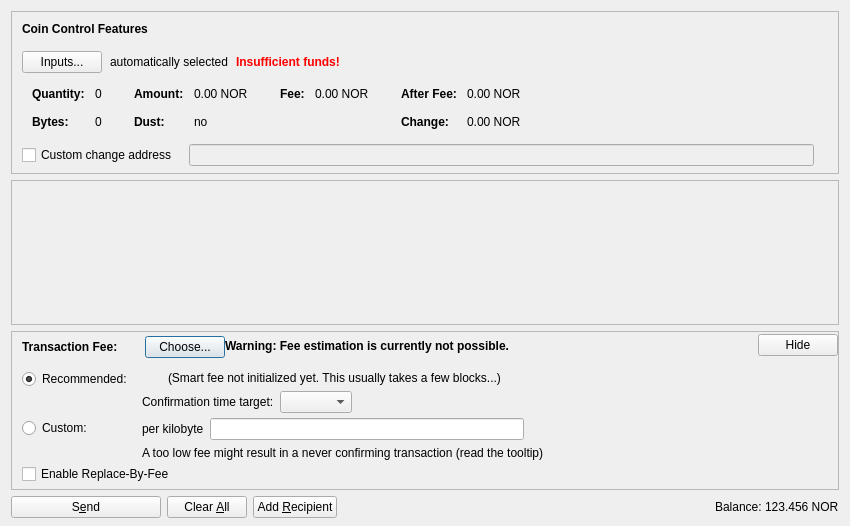
<?xml version="1.0" encoding="UTF-8"?>
<ui version="4.0">
 <class>SendCoinsDialog</class>
 <widget class="QDialog" name="SendCoinsDialog">
  <property name="geometry">
   <rect>
    <x>0</x>
    <y>0</y>
    <width>850</width>
    <height>526</height>
   </rect>
  </property>
  <property name="windowTitle">
   <string>Send Coins</string>
  </property>
  <layout class="QVBoxLayout" name="verticalLayout" stretch="0,1,0,0">
   <property name="bottomMargin">
    <number>8</number>
   </property>
   <item>
    <widget class="QFrame" name="frameCoinControl">
     <property name="sizePolicy">
      <sizepolicy hsizetype="Expanding" vsizetype="Expanding">
       <horstretch>0</horstretch>
       <verstretch>0</verstretch>
      </sizepolicy>
     </property>
     <property name="maximumSize">
      <size>
       <width>16777215</width>
       <height>16777215</height>
      </size>
     </property>
     <property name="frameShape">
      <enum>QFrame::StyledPanel</enum>
     </property>
     <property name="frameShadow">
      <enum>QFrame::Sunken</enum>
     </property>
     <layout class="QVBoxLayout" name="verticalLayoutCoinControl2">
      <property name="spacing">
       <number>0</number>
      </property>
      <property name="leftMargin">
       <number>0</number>
      </property>
      <property name="topMargin">
       <number>0</number>
      </property>
      <property name="rightMargin">
       <number>0</number>
      </property>
      <property name="bottomMargin">
       <number>6</number>
      </property>
      <item>
       <layout class="QVBoxLayout" name="verticalLayoutCoinControl" stretch="0,0,0,0,1">
        <property name="spacing">
         <number>0</number>
        </property>
        <property name="leftMargin">
         <number>10</number>
        </property>
        <property name="topMargin">
         <number>10</number>
        </property>
        <item>
         <layout class="QHBoxLayout" name="horizontalLayoutCoinControl1">
          <property name="bottomMargin">
           <number>15</number>
          </property>
          <item>
           <widget class="QLabel" name="labelCoinControlFeatures">
            <property name="sizePolicy">
             <sizepolicy hsizetype="Preferred" vsizetype="Maximum">
              <horstretch>0</horstretch>
              <verstretch>0</verstretch>
             </sizepolicy>
            </property>
            <property name="font">
             <font>
              <weight>75</weight>
              <bold>true</bold>
             </font>
            </property>
            <property name="styleSheet">
             <string notr="true">font-weight:bold;</string>
            </property>
            <property name="text">
             <string>Coin Control Features</string>
            </property>
           </widget>
          </item>
         </layout>
        </item>
        <item>
         <layout class="QHBoxLayout" name="horizontalLayoutCoinControl2" stretch="0,0,0,0">
          <property name="spacing">
           <number>8</number>
          </property>
          <property name="bottomMargin">
           <number>10</number>
          </property>
          <item>
           <widget class="QPushButton" name="pushButtonCoinControl">
            <property name="styleSheet">
             <string notr="true"/>
            </property>
            <property name="text">
             <string>Inputs...</string>
            </property>
            <property name="autoDefault">
             <bool>false</bool>
            </property>
           </widget>
          </item>
          <item>
           <widget class="QLabel" name="labelCoinControlAutomaticallySelected">
            <property name="text">
             <string>automatically selected</string>
            </property>
            <property name="margin">
             <number>5</number>
            </property>
           </widget>
          </item>
          <item>
           <widget class="QLabel" name="labelCoinControlInsuffFunds">
            <property name="font">
             <font>
              <weight>75</weight>
              <bold>true</bold>
             </font>
            </property>
            <property name="styleSheet">
             <string notr="true">color:red;font-weight:bold;</string>
            </property>
            <property name="text">
             <string>Insufficient funds!</string>
            </property>
            <property name="margin">
             <number>5</number>
            </property>
           </widget>
          </item>
          <item>
           <spacer name="horizontalSpacerCoinControl">
            <property name="orientation">
             <enum>Qt::Horizontal</enum>
            </property>
            <property name="sizeHint" stdset="0">
             <size>
              <width>40</width>
              <height>1</height>
             </size>
            </property>
           </spacer>
          </item>
         </layout>
        </item>
        <item>
         <widget class="QWidget" name="widgetCoinControl" native="true">
          <property name="sizePolicy">
           <sizepolicy hsizetype="Preferred" vsizetype="Preferred">
            <horstretch>0</horstretch>
            <verstretch>0</verstretch>
           </sizepolicy>
          </property>
          <property name="minimumSize">
           <size>
            <width>0</width>
            <height>0</height>
           </size>
          </property>
          <property name="styleSheet">
           <string notr="true"/>
          </property>
          <layout class="QHBoxLayout" name="horizontalLayoutCoinControl5">
           <property name="leftMargin">
            <number>0</number>
           </property>
           <property name="topMargin">
            <number>0</number>
           </property>
           <property name="rightMargin">
            <number>0</number>
           </property>
           <property name="bottomMargin">
            <number>0</number>
           </property>
           <item>
            <layout class="QHBoxLayout" name="horizontalLayoutCoinControl3" stretch="0,0,0,1">
             <property name="spacing">
              <number>20</number>
             </property>
             <property name="topMargin">
              <number>0</number>
             </property>
             <property name="bottomMargin">
              <number>10</number>
             </property>
             <item>
              <layout class="QFormLayout" name="formLayoutCoinControl1">
               <property name="horizontalSpacing">
                <number>10</number>
               </property>
               <property name="verticalSpacing">
                <number>14</number>
               </property>
               <property name="leftMargin">
                <number>10</number>
               </property>
               <property name="topMargin">
                <number>4</number>
               </property>
               <property name="rightMargin">
                <number>6</number>
               </property>
               <item row="0" column="0">
                <widget class="QLabel" name="labelCoinControlQuantityText">
                 <property name="font">
                  <font>
                   <weight>75</weight>
                   <bold>true</bold>
                  </font>
                 </property>
                 <property name="text">
                  <string>Quantity:</string>
                 </property>
                 <property name="margin">
                  <number>0</number>
                 </property>
                </widget>
               </item>
               <item row="0" column="1">
                <widget class="QLabel" name="labelCoinControlQuantity">
                 <property name="cursor">
                  <cursorShape>IBeamCursor</cursorShape>
                 </property>
                 <property name="contextMenuPolicy">
                  <enum>Qt::ActionsContextMenu</enum>
                 </property>
                 <property name="text">
                  <string notr="true">0</string>
                 </property>
                 <property name="margin">
                  <number>0</number>
                 </property>
                 <property name="textInteractionFlags">
                  <set>Qt::LinksAccessibleByMouse|Qt::TextSelectableByKeyboard|Qt::TextSelectableByMouse</set>
                 </property>
                </widget>
               </item>
               <item row="1" column="0">
                <widget class="QLabel" name="labelCoinControlBytesText">
                 <property name="font">
                  <font>
                   <weight>75</weight>
                   <bold>true</bold>
                  </font>
                 </property>
                 <property name="text">
                  <string>Bytes:</string>
                 </property>
                </widget>
               </item>
               <item row="1" column="1">
                <widget class="QLabel" name="labelCoinControlBytes">
                 <property name="cursor">
                  <cursorShape>IBeamCursor</cursorShape>
                 </property>
                 <property name="contextMenuPolicy">
                  <enum>Qt::ActionsContextMenu</enum>
                 </property>
                 <property name="text">
                  <string notr="true">0</string>
                 </property>
                 <property name="textInteractionFlags">
                  <set>Qt::LinksAccessibleByMouse|Qt::TextSelectableByKeyboard|Qt::TextSelectableByMouse</set>
                 </property>
                </widget>
               </item>
              </layout>
             </item>
             <item>
              <layout class="QFormLayout" name="formLayoutCoinControl2">
               <property name="horizontalSpacing">
                <number>10</number>
               </property>
               <property name="verticalSpacing">
                <number>14</number>
               </property>
               <property name="leftMargin">
                <number>6</number>
               </property>
               <property name="topMargin">
                <number>4</number>
               </property>
               <property name="rightMargin">
                <number>6</number>
               </property>
               <item row="0" column="0">
                <widget class="QLabel" name="labelCoinControlAmountText">
                 <property name="font">
                  <font>
                   <weight>75</weight>
                   <bold>true</bold>
                  </font>
                 </property>
                 <property name="text">
                  <string>Amount:</string>
                 </property>
                 <property name="margin">
                  <number>0</number>
                 </property>
                </widget>
               </item>
               <item row="0" column="1">
                <widget class="QLabel" name="labelCoinControlAmount">
                 <property name="cursor">
                  <cursorShape>IBeamCursor</cursorShape>
                 </property>
                 <property name="contextMenuPolicy">
                  <enum>Qt::ActionsContextMenu</enum>
                 </property>
                 <property name="text">
                  <string notr="true">0.00 NOR</string>
                 </property>
                 <property name="textInteractionFlags">
                  <set>Qt::LinksAccessibleByMouse|Qt::TextSelectableByKeyboard|Qt::TextSelectableByMouse</set>
                 </property>
                </widget>
               </item>
               <item row="1" column="0">
                <widget class="QLabel" name="labelCoinControlLowOutputText">
                 <property name="font">
                  <font>
                   <weight>75</weight>
                   <bold>true</bold>
                  </font>
                 </property>
                 <property name="text">
                  <string>Dust:</string>
                 </property>
                </widget>
               </item>
               <item row="1" column="1">
                <widget class="QLabel" name="labelCoinControlLowOutput">
                 <property name="cursor">
                  <cursorShape>IBeamCursor</cursorShape>
                 </property>
                 <property name="contextMenuPolicy">
                  <enum>Qt::ActionsContextMenu</enum>
                 </property>
                 <property name="text">
                  <string notr="true">no</string>
                 </property>
                 <property name="textInteractionFlags">
                  <set>Qt::LinksAccessibleByMouse|Qt::TextSelectableByKeyboard|Qt::TextSelectableByMouse</set>
                 </property>
                </widget>
               </item>
              </layout>
             </item>
             <item>
              <layout class="QFormLayout" name="formLayoutCoinControl3">
               <property name="horizontalSpacing">
                <number>10</number>
               </property>
               <property name="verticalSpacing">
                <number>14</number>
               </property>
               <property name="leftMargin">
                <number>6</number>
               </property>
               <property name="topMargin">
                <number>4</number>
               </property>
               <property name="rightMargin">
                <number>6</number>
               </property>
               <item row="0" column="0">
                <widget class="QLabel" name="labelCoinControlFeeText">
                 <property name="font">
                  <font>
                   <weight>75</weight>
                   <bold>true</bold>
                  </font>
                 </property>
                 <property name="text">
                  <string>Fee:</string>
                 </property>
                 <property name="margin">
                  <number>0</number>
                 </property>
                </widget>
               </item>
               <item row="0" column="1">
                <widget class="QLabel" name="labelCoinControlFee">
                 <property name="cursor">
                  <cursorShape>IBeamCursor</cursorShape>
                 </property>
                 <property name="contextMenuPolicy">
                  <enum>Qt::ActionsContextMenu</enum>
                 </property>
                 <property name="text">
                  <string notr="true">0.00 NOR</string>
                 </property>
                 <property name="textInteractionFlags">
                  <set>Qt::LinksAccessibleByMouse|Qt::TextSelectableByKeyboard|Qt::TextSelectableByMouse</set>
                 </property>
                </widget>
               </item>
              </layout>
             </item>
             <item>
              <layout class="QFormLayout" name="formLayoutCoinControl4">
               <property name="horizontalSpacing">
                <number>10</number>
               </property>
               <property name="verticalSpacing">
                <number>14</number>
               </property>
               <property name="leftMargin">
                <number>6</number>
               </property>
               <property name="topMargin">
                <number>4</number>
               </property>
               <property name="rightMargin">
                <number>6</number>
               </property>
               <item row="0" column="0">
                <widget class="QLabel" name="labelCoinControlAfterFeeText">
                 <property name="font">
                  <font>
                   <weight>75</weight>
                   <bold>true</bold>
                  </font>
                 </property>
                 <property name="text">
                  <string>After Fee:</string>
                 </property>
                 <property name="margin">
                  <number>0</number>
                 </property>
                </widget>
               </item>
               <item row="0" column="1">
                <widget class="QLabel" name="labelCoinControlAfterFee">
                 <property name="cursor">
                  <cursorShape>IBeamCursor</cursorShape>
                 </property>
                 <property name="contextMenuPolicy">
                  <enum>Qt::ActionsContextMenu</enum>
                 </property>
                 <property name="text">
                  <string notr="true">0.00 NOR</string>
                 </property>
                 <property name="textInteractionFlags">
                  <set>Qt::LinksAccessibleByMouse|Qt::TextSelectableByKeyboard|Qt::TextSelectableByMouse</set>
                 </property>
                </widget>
               </item>
               <item row="1" column="0">
                <widget class="QLabel" name="labelCoinControlChangeText">
                 <property name="font">
                  <font>
                   <weight>75</weight>
                   <bold>true</bold>
                  </font>
                 </property>
                 <property name="text">
                  <string>Change:</string>
                 </property>
                </widget>
               </item>
               <item row="1" column="1">
                <widget class="QLabel" name="labelCoinControlChange">
                 <property name="cursor">
                  <cursorShape>IBeamCursor</cursorShape>
                 </property>
                 <property name="contextMenuPolicy">
                  <enum>Qt::ActionsContextMenu</enum>
                 </property>
                 <property name="text">
                  <string notr="true">0.00 NOR</string>
                 </property>
                 <property name="textInteractionFlags">
                  <set>Qt::LinksAccessibleByMouse|Qt::TextSelectableByKeyboard|Qt::TextSelectableByMouse</set>
                 </property>
                </widget>
               </item>
              </layout>
             </item>
            </layout>
           </item>
          </layout>
         </widget>
        </item>
        <item>
         <layout class="QHBoxLayout" name="horizontalLayoutCoinControl4" stretch="0,0,0">
          <property name="spacing">
           <number>12</number>
          </property>
          <property name="sizeConstraint">
           <enum>QLayout::SetDefaultConstraint</enum>
          </property>
          <property name="topMargin">
           <number>5</number>
          </property>
          <property name="rightMargin">
           <number>5</number>
          </property>
          <item>
           <widget class="QCheckBox" name="checkBoxCoinControlChange">
            <property name="toolTip">
             <string>If this is activated, but the change address is empty or invalid, change will be sent to a newly generated address.</string>
            </property>
            <property name="text">
             <string>Custom change address</string>
            </property>
           </widget>
          </item>
          <item>
           <widget class="QValidatedLineEdit" name="lineEditCoinControlChange">
            <property name="enabled">
             <bool>false</bool>
            </property>
            <property name="sizePolicy">
             <sizepolicy hsizetype="Expanding" vsizetype="Fixed">
              <horstretch>0</horstretch>
              <verstretch>0</verstretch>
             </sizepolicy>
            </property>
           </widget>
          </item>
          <item>
           <widget class="QLabel" name="labelCoinControlChangeLabel">
            <property name="sizePolicy">
             <sizepolicy hsizetype="Preferred" vsizetype="Expanding">
              <horstretch>0</horstretch>
              <verstretch>0</verstretch>
             </sizepolicy>
            </property>
            <property name="minimumSize">
             <size>
              <width>0</width>
              <height>0</height>
             </size>
            </property>
            <property name="text">
             <string/>
            </property>
            <property name="margin">
             <number>3</number>
            </property>
           </widget>
          </item>
         </layout>
        </item>
        <item>
         <spacer name="verticalSpacerCoinControl">
          <property name="orientation">
           <enum>Qt::Vertical</enum>
          </property>
          <property name="sizeHint" stdset="0">
           <size>
            <width>800</width>
            <height>1</height>
           </size>
          </property>
         </spacer>
        </item>
       </layout>
      </item>
     </layout>
    </widget>
   </item>
   <item>
    <widget class="QScrollArea" name="scrollArea">
     <property name="widgetResizable">
      <bool>true</bool>
     </property>
     <widget class="QWidget" name="scrollAreaWidgetContents">
      <property name="geometry">
       <rect>
        <x>0</x>
        <y>0</y>
        <width>830</width>
        <height>104</height>
       </rect>
      </property>
      <layout class="QVBoxLayout" name="verticalLayout_2" stretch="0,1">
       <property name="leftMargin">
        <number>0</number>
       </property>
       <property name="topMargin">
        <number>0</number>
       </property>
       <property name="rightMargin">
        <number>0</number>
       </property>
       <property name="bottomMargin">
        <number>0</number>
       </property>
       <item>
        <layout class="QVBoxLayout" name="entries">
         <property name="spacing">
          <number>6</number>
         </property>
        </layout>
       </item>
       <item>
        <spacer name="verticalSpacer">
         <property name="orientation">
          <enum>Qt::Vertical</enum>
         </property>
         <property name="sizeHint" stdset="0">
          <size>
           <width>20</width>
           <height>40</height>
          </size>
         </property>
        </spacer>
       </item>
      </layout>
     </widget>
    </widget>
   </item>
   <item>
    <widget class="QFrame" name="frameFee">
     <property name="sizePolicy">
      <sizepolicy hsizetype="Expanding" vsizetype="Expanding">
       <horstretch>0</horstretch>
       <verstretch>0</verstretch>
      </sizepolicy>
     </property>
     <property name="maximumSize">
      <size>
       <width>16777215</width>
       <height>16777215</height>
      </size>
     </property>
     <property name="frameShape">
      <enum>QFrame::StyledPanel</enum>
     </property>
     <property name="frameShadow">
      <enum>QFrame::Sunken</enum>
     </property>
     <layout class="QVBoxLayout" name="verticalLayoutFee1">
      <property name="spacing">
       <number>0</number>
      </property>
      <property name="leftMargin">
       <number>0</number>
      </property>
      <property name="topMargin">
       <number>0</number>
      </property>
      <property name="rightMargin">
       <number>0</number>
      </property>
      <property name="bottomMargin">
       <number>0</number>
      </property>
      <item>
       <layout class="QVBoxLayout" name="verticalLayoutFee2" stretch="0,0,0">
        <property name="spacing">
         <number>0</number>
        </property>
        <property name="leftMargin">
         <number>10</number>
        </property>
        <property name="topMargin">
         <number>0</number>
        </property>
        <item>
         <layout class="QHBoxLayout" name="horizontalLayoutFee1">
          <property name="bottomMargin">
           <number>0</number>
          </property>
          <item>
           <layout class="QVBoxLayout" name="verticalLayoutFee7">
            <property name="spacing">
             <number>0</number>
            </property>
            <item>
             <spacer name="verticalSpacerSmartFee">
              <property name="orientation">
               <enum>Qt::Vertical</enum>
              </property>
              <property name="sizeType">
               <enum>QSizePolicy::Fixed</enum>
              </property>
              <property name="sizeHint" stdset="0">
               <size>
                <width>1</width>
                <height>4</height>
               </size>
              </property>
             </spacer>
            </item>
            <item>
             <layout class="QHBoxLayout" name="horizontalLayoutSmartFee">
              <property name="spacing">
               <number>10</number>
              </property>
              <item>
               <widget class="QLabel" name="labelFeeHeadline">
                <property name="sizePolicy">
                 <sizepolicy hsizetype="Preferred" vsizetype="Maximum">
                  <horstretch>0</horstretch>
                  <verstretch>0</verstretch>
                 </sizepolicy>
                </property>
                <property name="font">
                 <font>
                  <weight>75</weight>
                  <bold>true</bold>
                 </font>
                </property>
                <property name="styleSheet">
                 <string notr="true">font-weight:bold;</string>
                </property>
                <property name="text">
                 <string>Transaction Fee:</string>
                </property>
               </widget>
              </item>
              <item>
               <widget class="QLabel" name="labelFeeMinimized">
                <property name="text">
                 <string/>
                </property>
               </widget>
              </item>
              <item>
               <widget class="QPushButton" name="buttonChooseFee">
                <property name="text">
                 <string>Choose...</string>
                </property>
               </widget>
              </item>
             </layout>
            </item>
            <item>
             <spacer name="verticalSpacer_5">
              <property name="orientation">
               <enum>Qt::Vertical</enum>
              </property>
              <property name="sizeHint" stdset="0">
               <size>
                <width>1</width>
                <height>1</height>
               </size>
              </property>
             </spacer>
            </item>
           </layout>
          </item>
          <item>
           <widget class="QLabel" name="fallbackFeeWarningLabel">
            <property name="toolTip">
             <string>Using the fallbackfee can result in sending a transaction that will take several hours or days (or never) to confirm. Consider choosing your fee manually or wait until you have validated the complete chain.</string>
            </property>
            <property name="font">
            <font>
                <weight>75</weight>
                <bold>true</bold>
            </font>
            </property>
            <property name="text">
             <string>Warning: Fee estimation is currently not possible.</string>
            </property>
            <property name="wordWrap">
             <bool>false</bool>
            </property>
           </widget>
          </item>
          <item>
           <spacer name="horizontalSpacer_4">
            <property name="orientation">
             <enum>Qt::Horizontal</enum>
            </property>
            <property name="sizeType">
             <enum>QSizePolicy::MinimumExpanding</enum>
            </property>
            <property name="sizeHint" stdset="0">
             <size>
              <width>40</width>
              <height>20</height>
             </size>
            </property>
           </spacer>
          </item>
          <item>
           <widget class="QPushButton" name="buttonMinimizeFee">
            <property name="toolTip">
             <string>Hide transaction fee settings</string>
            </property>
            <property name="text">
             <string>Hide</string>
            </property>
           </widget>
          </item>
         </layout>
        </item>
        <item>
         <widget class="QFrame" name="frameFeeSelection">
          <layout class="QVBoxLayout" name="verticalLayoutFee12">
           <property name="spacing">
            <number>0</number>
           </property>
           <property name="leftMargin">
            <number>0</number>
           </property>
           <property name="topMargin">
            <number>0</number>
           </property>
           <property name="rightMargin">
            <number>0</number>
           </property>
           <property name="bottomMargin">
            <number>0</number>
           </property>
           <item>
            <layout class="QGridLayout" name="gridLayoutFee">
             <property name="topMargin">
              <number>10</number>
             </property>
             <property name="bottomMargin">
              <number>4</number>
             </property>
             <property name="horizontalSpacing">
              <number>10</number>
             </property>
             <property name="verticalSpacing">
              <number>4</number>
             </property>
             <item row="1" column="1">
              <layout class="QVBoxLayout" name="verticalLayoutFee8">
               <property name="spacing">
                <number>6</number>
               </property>
               <item>
                <layout class="QHBoxLayout" name="horizontalLayoutFee13">
                 <item>
                  <widget class="QLabel" name="labelCustomPerKilobyte">
                   <property name="toolTip">
                    <string>Specify a custom fee per kB (1,000 bytes) of the transaction's virtual size.

Note:  Since the fee is calculated on a per-byte basis, a fee of "100 satoshis per kB" for a transaction size of 500 bytes (half of 1 kB) would ultimately yield a fee of only 50 satoshis.</string>
                   </property>
                   <property name="text">
                    <string>per kilobyte</string>
                   </property>
                  </widget>
                 </item>
                 <item>
                  <widget class="BitcoinAmountField" name="customFee"/>
                 </item>
                 <item>
                  <spacer name="horizontalSpacer_6">
                   <property name="orientation">
                    <enum>Qt::Horizontal</enum>
                   </property>
                   <property name="sizeHint" stdset="0">
                    <size>
                     <width>1</width>
                     <height>1</height>
                    </size>
                   </property>
                  </spacer>
                 </item>
                </layout>
               </item>
               <item>
                <layout class="QHBoxLayout" name="horizontalLayoutFee8">
                 <item>
                  <widget class="QLabel" name="labelCustomFeeWarning">
                   <property name="enabled">
                    <bool>true</bool>
                   </property>
                   <property name="toolTip">
                    <string>When there is less transaction volume than space in the blocks, miners as well as relaying nodes may enforce a minimum fee. Paying only this minimum fee is just fine, but be aware that this can result in a never confirming transaction once there is more demand for bitcoin transactions than the network can process.</string>
                   </property>
                   <property name="text">
                    <string>A too low fee might result in a never confirming transaction (read the tooltip)</string>
                   </property>
                  </widget>
                 </item>
                 <item>
                  <spacer name="horizontalSpacer_2">
                   <property name="orientation">
                    <enum>Qt::Horizontal</enum>
                   </property>
                   <property name="sizeHint" stdset="0">
                    <size>
                     <width>1</width>
                     <height>1</height>
                    </size>
                   </property>
                  </spacer>
                 </item>
                </layout>
               </item>
              </layout>
             </item>
             <item row="0" column="0">
              <layout class="QVBoxLayout" name="verticalLayoutFee4" stretch="0,1">
               <item>
                <widget class="QRadioButton" name="radioSmartFee">
                 <property name="text">
                  <string>Recommended:</string>
                 </property>
                 <property name="checked">
                  <bool>true</bool>
                 </property>
                 <attribute name="buttonGroup">
                  <string notr="true">groupFee</string>
                 </attribute>
                </widget>
               </item>
               <item>
                <spacer name="verticalSpacer_2">
                 <property name="orientation">
                  <enum>Qt::Vertical</enum>
                 </property>
                 <property name="sizeHint" stdset="0">
                  <size>
                   <width>1</width>
                   <height>1</height>
                  </size>
                 </property>
                </spacer>
               </item>
              </layout>
             </item>
             <item row="1" column="0">
              <layout class="QVBoxLayout" name="verticalLayoutFee9" stretch="0,1">
               <item>
                <widget class="QRadioButton" name="radioCustomFee">
                 <property name="text">
                  <string>Custom:</string>
                 </property>
                 <attribute name="buttonGroup">
                  <string notr="true">groupFee</string>
                 </attribute>
                </widget>
               </item>
               <item>
                <spacer name="verticalSpacer_6">
                 <property name="orientation">
                  <enum>Qt::Vertical</enum>
                 </property>
                 <property name="sizeHint" stdset="0">
                  <size>
                   <width>1</width>
                   <height>1</height>
                  </size>
                 </property>
                </spacer>
               </item>
              </layout>
             </item>
             <item row="0" column="1">
              <layout class="QVBoxLayout" name="verticalLayoutFee3" stretch="0,0,1">
               <property name="spacing">
                <number>6</number>
               </property>
               <property name="topMargin">
                <number>2</number>
               </property>
               <item>
                <layout class="QHBoxLayout" name="horizontalLayoutFee12">
                 <item>
                  <widget class="QLabel" name="labelSmartFee">
                   <property name="text">
                    <string/>
                   </property>
                  </widget>
                 </item>
                 <item>
                  <widget class="QLabel" name="labelFeeEstimation">
                   <property name="text">
                    <string/>
                   </property>
                  </widget>
                 </item>
                 <item>
                  <widget class="QLabel" name="labelSmartFee2">
                   <property name="text">
                    <string>(Smart fee not initialized yet. This usually takes a few blocks...)</string>
                   </property>
                  </widget>
                 </item>
                 <item>
                  <spacer name="horizontalSpacer_5">
                   <property name="orientation">
                    <enum>Qt::Horizontal</enum>
                   </property>
                   <property name="sizeHint" stdset="0">
                    <size>
                     <width>1</width>
                     <height>1</height>
                    </size>
                   </property>
                  </spacer>
                 </item>
                </layout>
               </item>
               <item>
                <layout class="QHBoxLayout" name="horizontalLayoutFee9">
                 <item>
                  <layout class="QVBoxLayout" name="verticalLayoutFee6">
                   <item>
                    <widget class="QLabel" name="labelSmartFee3">
                     <property name="text">
                      <string>Confirmation time target:</string>
                     </property>
                    </widget>
                   </item>
                  </layout>
                 </item>
                 <item>
                  <layout class="QVBoxLayout" name="verticalLayoutFee5">
                   <property name="rightMargin">
                    <number>30</number>
                   </property>
                   <item>
                    <layout class="QHBoxLayout" name="horizontalLayoutConfTarget">
                     <property name="bottomMargin">
                      <number>0</number>
                     </property>
                     <item>
                      <widget class="QComboBox" name="confTargetSelector"/>
                     </item>
                     <item>
                      <spacer name="horizontalSpacerConfTarget">
                       <property name="orientation">
                        <enum>Qt::Horizontal</enum>
                       </property>
                       <property name="sizeHint" stdset="0">
                        <size>
                         <width>40</width>
                         <height>20</height>
                        </size>
                       </property>
                      </spacer>
                     </item>
                    </layout>
                   </item>
                  </layout>
                 </item>
                </layout>
               </item>
               <item>
                <spacer name="verticalSpacer_4">
                 <property name="orientation">
                  <enum>Qt::Vertical</enum>
                 </property>
                 <property name="sizeHint" stdset="0">
                  <size>
                   <width>1</width>
                   <height>1</height>
                  </size>
                 </property>
                </spacer>
               </item>
              </layout>
             </item>
            </layout>
           </item>
           <item>
            <widget class="QCheckBox" name="optInRBF">
             <property name="text">
              <string>Enable Replace-By-Fee</string>
             </property>
             <property name="toolTip">
              <string>With Replace-By-Fee (BIP-125) you can increase a transaction's fee after it is sent. Without this, a higher fee may be recommended to compensate for increased transaction delay risk.</string>
             </property>
            </widget>
           </item>
          </layout>
         </widget>
        </item>
        <item>
         <spacer name="verticalSpacerFee">
          <property name="orientation">
           <enum>Qt::Vertical</enum>
          </property>
          <property name="sizeHint" stdset="0">
           <size>
            <width>40</width>
            <height>5</height>
           </size>
          </property>
         </spacer>
        </item>
       </layout>
      </item>
     </layout>
    </widget>
   </item>
   <item>
    <layout class="QHBoxLayout" name="horizontalLayout">
     <item>
      <widget class="QPushButton" name="sendButton">
       <property name="minimumSize">
        <size>
         <width>150</width>
         <height>0</height>
        </size>
       </property>
       <property name="toolTip">
        <string>Confirm the send action</string>
       </property>
       <property name="text">
        <string>S&amp;end</string>
       </property>
       <property name="icon">
        <iconset resource="../bitcoin.qrc">
         <normaloff>:/icons/send</normaloff>:/icons/send</iconset>
       </property>
       <property name="autoDefault">
        <bool>false</bool>
       </property>
       <property name="default">
        <bool>false</bool>
       </property>
      </widget>
     </item>
     <item>
      <widget class="QPushButton" name="clearButton">
       <property name="sizePolicy">
        <sizepolicy hsizetype="Minimum" vsizetype="Fixed">
         <horstretch>0</horstretch>
         <verstretch>0</verstretch>
        </sizepolicy>
       </property>
       <property name="toolTip">
        <string>Clear all fields of the form.</string>
       </property>
       <property name="text">
        <string>Clear &amp;All</string>
       </property>
       <property name="icon">
        <iconset resource="../bitcoin.qrc">
         <normaloff>:/icons/remove</normaloff>:/icons/remove</iconset>
       </property>
       <property name="autoDefault">
        <bool>false</bool>
       </property>
      </widget>
     </item>
     <item>
      <widget class="QPushButton" name="addButton">
       <property name="toolTip">
        <string>Send to multiple recipients at once</string>
       </property>
       <property name="text">
        <string>Add &amp;Recipient</string>
       </property>
       <property name="icon">
        <iconset resource="../bitcoin.qrc">
         <normaloff>:/icons/add</normaloff>:/icons/add</iconset>
       </property>
       <property name="autoDefault">
        <bool>false</bool>
       </property>
      </widget>
     </item>
     <item>
      <spacer name="horizontalSpacer">
       <property name="orientation">
        <enum>Qt::Horizontal</enum>
       </property>
       <property name="sizeHint" stdset="0">
        <size>
         <width>40</width>
         <height>20</height>
        </size>
       </property>
      </spacer>
     </item>
     <item>
      <layout class="QHBoxLayout" name="horizontalLayout_2">
       <property name="spacing">
        <number>3</number>
       </property>
       <item>
        <widget class="QLabel" name="labelBalanceName">
         <property name="sizePolicy">
          <sizepolicy hsizetype="Preferred" vsizetype="Fixed">
           <horstretch>0</horstretch>
           <verstretch>0</verstretch>
          </sizepolicy>
         </property>
         <property name="text">
          <string>Balance:</string>
         </property>
        </widget>
       </item>
       <item>
        <widget class="QLabel" name="labelBalance">
         <property name="sizePolicy">
          <sizepolicy hsizetype="Preferred" vsizetype="Fixed">
           <horstretch>0</horstretch>
           <verstretch>0</verstretch>
          </sizepolicy>
         </property>
         <property name="cursor">
          <cursorShape>IBeamCursor</cursorShape>
         </property>
         <property name="text">
          <string notr="true">123.456 NOR</string>
         </property>
         <property name="textInteractionFlags">
          <set>Qt::LinksAccessibleByMouse|Qt::TextSelectableByKeyboard|Qt::TextSelectableByMouse</set>
         </property>
        </widget>
       </item>
      </layout>
     </item>
    </layout>
   </item>
  </layout>
 </widget>
 <customwidgets>
  <customwidget>
   <class>QValidatedLineEdit</class>
   <extends>QLineEdit</extends>
   <header>qt/qvalidatedlineedit.h</header>
  </customwidget>
  <customwidget>
   <class>BitcoinAmountField</class>
   <extends>QLineEdit</extends>
   <header>qt/bitcoinamountfield.h</header>
   <container>1</container>
  </customwidget>
 </customwidgets>
 <resources>
  <include location="../bitcoin.qrc"/>
 </resources>
 <connections/>
 <buttongroups>
  <buttongroup name="groupFee"/>
 </buttongroups>
</ui>
